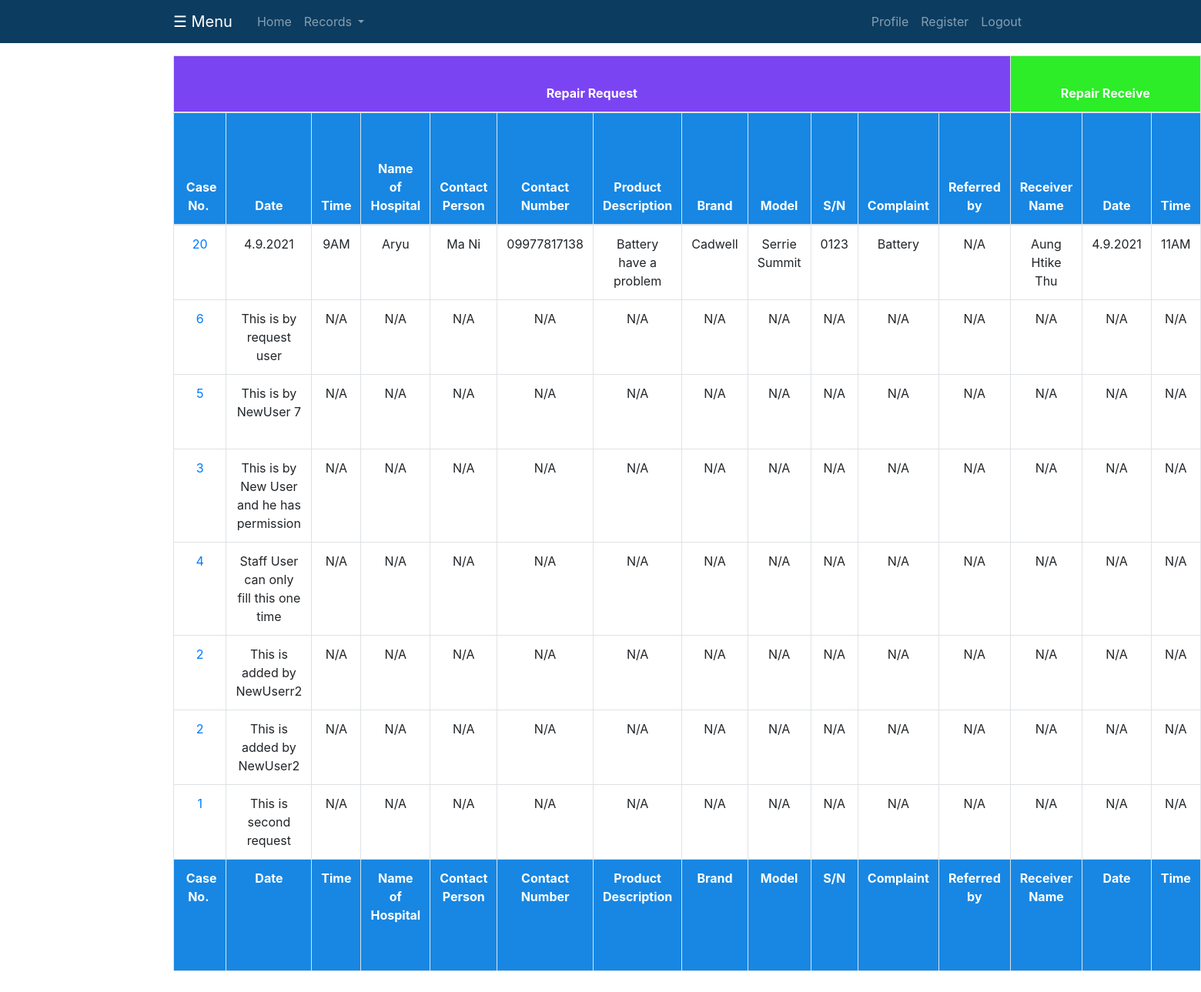
The page /service_record/ (signed in) on the database its author committed.
### blog/models.py (models this page shows, shortened)
class ServiceRecord(models.Model):
    case_no = models.CharField(max_length=10485760, default="N/A")
    date = models.CharField(max_length=1000, default="N/A")
    time = models.CharField(max_length=1000, default="N/A")
    name_of_hospital = models.CharField(max_length=1000, default="N/A")
    contact_person = models.CharField(max_length=1000, default="N/A")
    contact_number = models.CharField(max_length=1000, default="N/A")
    product_description = models.TextField(max_length=10000, default="N/A")
    brand = models.CharField(max_length=1000, default="N/A")
    model = models.CharField(max_length=1000, default="N/A")
    s_n = models.CharField(max_length=1000, default="N/A")
    complaint = models.CharField(max_length=1000, default="N/A")
    referred_by = models.CharField(max_length=1000, default="N/A")
    receiver_name = models.CharField(max_length=1000, default="N/A")
    receive_date = models.CharField(max_length=1000, default="N/A")
    receive_time = models.CharField(max_length=1000, default="N/A")
    assign_by = models.CharField(max_length=1000, default="N/A")
    assign_date = models.CharField(max_length=1000, default="N/A")
    assign_time = models.CharField(max_length=1000, default="N/A")
    expected_duration = models.CharField(max_length=1000, default="N/A")
    assign_to = models.CharField(max_length=1000, default="N/A")
    assign_order_remark = models.CharField(max_length=1000, default="N/A")
    open_close = models.CharField(max_length=1000, default="N/A")
    service_report_doc_no = models.CharField(max_length=1000, default="N/A")
    inspection = models.CharField(max_length=1000, default="N/A")
    repair_description = models.TextField(max_length=10000, default="N/A")
    spare_part_request_doc_no = models.CharField(max_length=1000, default="N/A")
    warranty_card_no = models.CharField(max_length=1000, default="N/A")
    service_start_date = models.CharField(max_length=1000, default="N/A")
    service_finished_date = models.CharField(max_length=1000, default="N/A")
    service_total_time = models.CharField(max_length=1000, default="N/A")
    service_remark = models.CharField(max_length=1000, default="N/A")
    recorded_by = models.CharField(max_length=1000, default="N/A")
    date_posted = models.DateTimeField(default=timezone.now())
    author = models.ForeignKey(User, on_delete=models.SET_NULL, blank=True, null=True)

### blog/views.py (the view)
# urls.py: path('service_record/', ServiceRecordDataListView.as_view(), name="service_record"),
class ServiceRecordDataListView(LoginRequiredMixin, ListView):
    model = ServiceRecord
    template_name = 'blog/service_record.html'
    context_object_name = 'service_records'
    ordering = ['-date_posted']

### blog/templates/blog/service_record.html (shortened to what this page needs)
{% extends "blog/base.html" %}
{% block content %}
<html lang="en">
<head>
    <link rel="stylesheet" href="https://stackpath.bootstrapcdn.com/bootstrap/4.4.1/css/bootstrap.min.css">
    <link rel="stylesheet" type="text/css" href="https://cdn.datatables.net/v/bs4/dt-1.10.20/datatables.min.css"/>
    <link rel="stylesheet" type="text/css" href="https://cdn.datatables.net/responsive/2.2.3/css/responsive.dataTables.min.css">
</head>
<body>
<br/><br/><br/>
<div class="container">
    <div class="row">
        <div>
            <table id="example" class="table table-bordered  display nowrap" cellspacing="0" width="100%">
                <thead style="background-color:#1787e3;color: white;">
                <tr>
                    <th style="background-color: #7b44f2;" colspan="12">Repair Request</th>
                    <th style="background-color: #2ced28;" colspan="3">Repair Receive</th>
                </tr>
                <tr>
                    <th>&nbsp;Case No.&nbsp;</th>
                    <th>Date</th>
                    <th>Time</th>
                    <th>Name of Hospital</th>
                    <th>Contact Person</th>
                    <th>Contact Number</th>
                    <th>Product Description</th>
                    <th>Brand</th>
                    <th>Model</th>
                    <th>S/N</th>
                    <th>Complaint</th>
                    <th>Referred by</th>
                    <th>Receiver Name</th>
                    <th>Date</th>
                    <th>Time</th>
                </tr>
                </thead>
                <tbody>
                {% for service_record_data in service_records %}
                    <tr>
                        <td>
                            <a href="{% url 'service_record_data-detail' service_record_data.id %}">
                                {{ service_record_data.case_no }}
                            </a>
                        </td>
                        <td>{{ service_record_data.date }}</td>
                        <td>{{ service_record_data.time }}</td>
                        <td>{{ service_record_data.name_of_hospital }}</td>
                        <td>{{ service_record_data.contact_person }}</td>
                        <td>{{ service_record_data.contact_number }}</td>
                        <td>{{ service_record_data.product_description }}</td>
                        <td>{{ service_record_data.brand }}</td>
                        <td>{{ service_record_data.model }}</td>
                        <td>{{ service_record_data.s_n }}</td>
                        <td>{{ service_record_data.complaint }}</td>
                        <td>{{ service_record_data.referred_by }}</td>
                        <td>{{ service_record_data.receiver_name }}</td>
                        <td>{{ service_record_data.receive_date }}</td>
                        <td>{{ service_record_data.receive_time }}</td>
                    </tr>
                {% endfor %}
                </tbody>
                <tfoot style="background-color:#1787e3;color: white;">
                <tr>
                    <th>&nbsp;Case No.&nbsp;</th>
                    <th>Date</th>
                    <th>Time</th>
                    <th>Name of Hospital</th>
                    <th>Contact Person</th>
                    <th>Contact Number</th>
                    <th>Product Description</th>
                    <th>Brand</th>
                    <th>Model</th>
                    <th>S/N</th>
                    <th>Complaint</th>
                    <th>Referred by</th>
                    <th>Receiver Name</th>
                    <th>Date</th>
                    <th>Time</th>
                </tr>
                </tfoot>
            </table>
        </div>
    </div>
</div>
</body>
</html>
{% endblock content %}

### blog/static/blog/main.css (style rules this page uses)
body { background: #fafafa; color: #333333; margin-top: 5rem; }

### blog/templates/blog/base.html (style rules this page uses)
body { font-family: "Lato", sans-serif; }

### blog/templates/blog/service_record.html (style rules this page uses)
th { text-align: center; }
td { text-align: center; }

### rows shown on the page
ServiceRecord: case_no "20", date "4.9.2021", time "9AM", name_of_hospital "Aryu", contact_person "Ma Ni", contact_number "09977817138", product_description "Battery have a problem", brand "Cadwell", model "Serrie Summit", s_n "0123", complaint "Battery", referred_by "N/A", receiver_name "Aung Htike Thu", receive_date "4.9.2021", receive_time "11AM"
ServiceRecord: case_no "6", date "This is by request user", time "N/A", name_of_hospital "N/A", contact_person "N/A", contact_number "N/A", product_description "N/A", brand "N/A", model "N/A", s_n "N/A", complaint "N/A", referred_by "N/A", receiver_name "N/A", receive_date "N/A", receive_time "N/A"
ServiceRecord: case_no "5", date "This is by NewUser 7", time "N/A", name_of_hospital "N/A", contact_person "N/A", contact_number "N/A", product_description "N/A", brand "N/A", model "N/A", s_n "N/A", complaint "N/A", referred_by "N/A", receiver_name "N/A", receive_date "N/A", receive_time "N/A"
ServiceRecord: case_no "3", date "This is by New User and he has permission", time "N/A", name_of_hospital "N/A", contact_person "N/A", contact_number "N/A", product_description "N/A", brand "N/A", model "N/A", s_n "N/A", complaint "N/A", referred_by "N/A", receiver_name "N/A", receive_date "N/A", receive_time "N/A"
ServiceRecord: case_no "4", date "Staff User can only fill this one time", time "N/A", name_of_hospital "N/A", contact_person "N/A", contact_number "N/A", product_description "N/A", brand "N/A", model "N/A", s_n "N/A", complaint "N/A", referred_by "N/A", receiver_name "N/A", receive_date "N/A", receive_time "N/A"
ServiceRecord: case_no "2", date "This is added by NewUserr2", time "N/A", name_of_hospital "N/A", contact_person "N/A", contact_number "N/A", product_description "N/A", brand "N/A", model "N/A", s_n "N/A", complaint "N/A", referred_by "N/A", receiver_name "N/A", receive_date "N/A", receive_time "N/A"
ServiceRecord: case_no "2", date "This is added by NewUser2", time "N/A", name_of_hospital "N/A", contact_person "N/A", contact_number "N/A", product_description "N/A", brand "N/A", model "N/A", s_n "N/A", complaint "N/A", referred_by "N/A", receiver_name "N/A", receive_date "N/A", receive_time "N/A"
ServiceRecord: case_no "1", date "This is second request", time "N/A", name_of_hospital "N/A", contact_person "N/A", contact_number "N/A", product_description "N/A", brand "N/A", model "N/A", s_n "N/A", complaint "N/A", referred_by "N/A", receiver_name "N/A", receive_date "N/A", receive_time "N/A"
